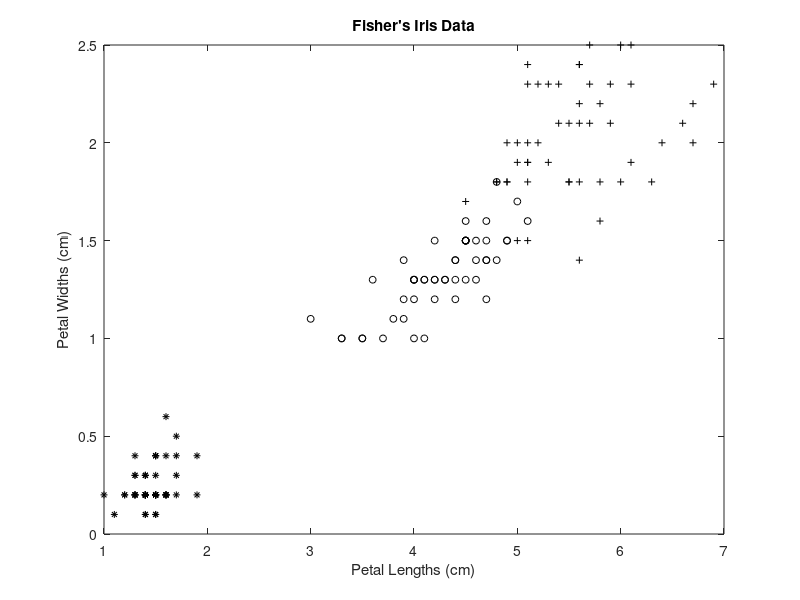
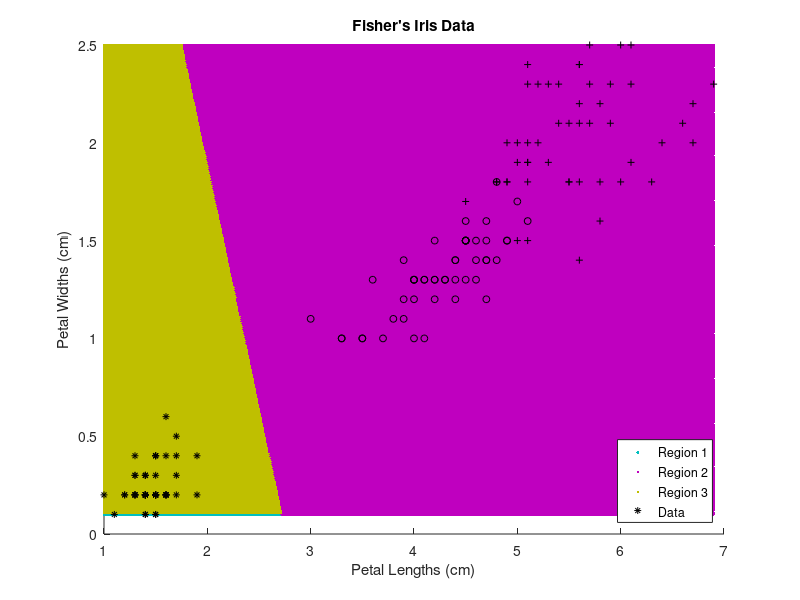

The MATLAB script that drew these images, in order:
load fisheriris
X = meas(:,3:4);
setosa_idx = strcmp(species,"setosa");
versicolor_idx = strcmp(species,"versicolor");
virginica_idx = strcmp(species,"virginica");

SETOSA = X(setosa_idx,:);
VERSICOLOR = X(versicolor_idx,:);
VIRGINICA = X(virginica_idx,:);

figure;
plot(SETOSA(:,1),SETOSA(:,2),'k*','MarkerSize',5);
hold on 
plot(VERSICOLOR(:,1),VERSICOLOR(:,2),'ko','MarkerSize',5);
hold on 
plot(VIRGINICA(:,1),VIRGINICA(:,2),'k+','MarkerSize',5);
title 'Fisher''s Iris Data';
xlabel 'Petal Lengths (cm)'; 
ylabel 'Petal Widths (cm)';

%% 

rng(1); % For reproducibility
[idx,C] = kmeans(X,3);
x1 = min(X(:,1)):0.01:max(X(:,1));
x2 = min(X(:,2)):0.01:max(X(:,2));
[x1G,x2G] = meshgrid(x1,x2);
XGrid = [x1G(:),x2G(:)]; % Defines a fine grid on the plot

%% Ground Truth vector 
gnd_truth = repelem([3;1;2],50,1);
confusion_matrix = confusionmat(gnd_truth,idx);
accuracy = sum(diag(confusion_matrix)) / size(X,1)


%%
C = randi(15,3,2);
% C = [mean(VERSICOLOR);mean(VIRGINICA);mean(SETOSA)];
idx2Region = kmeans(XGrid,3,'MaxIter',1,'Start',C);
    % Assigns each node in the grid to the closest centroid
    
figure;
gscatter(XGrid(:,1),XGrid(:,2),idx2Region,...
    [0,0.75,0.75;0.75,0,0.75;0.75,0.75,0],'..');
hold on;
plot(X(setosa_idx,1),X(setosa_idx,2),'k*','MarkerSize',5);
hold on 
plot(X(versicolor_idx,1),X(versicolor_idx,2),'ko','MarkerSize',5);
hold on 
plot(X(virginica_idx,1),X(virginica_idx,2),'k+','MarkerSize',5);title 'Fisher''s Iris Data';
xlabel 'Petal Lengths (cm)';
ylabel 'Petal Widths (cm)'; 
legend('Region 1','Region 2','Region 3','Data','Location','SouthEast');
hold off;